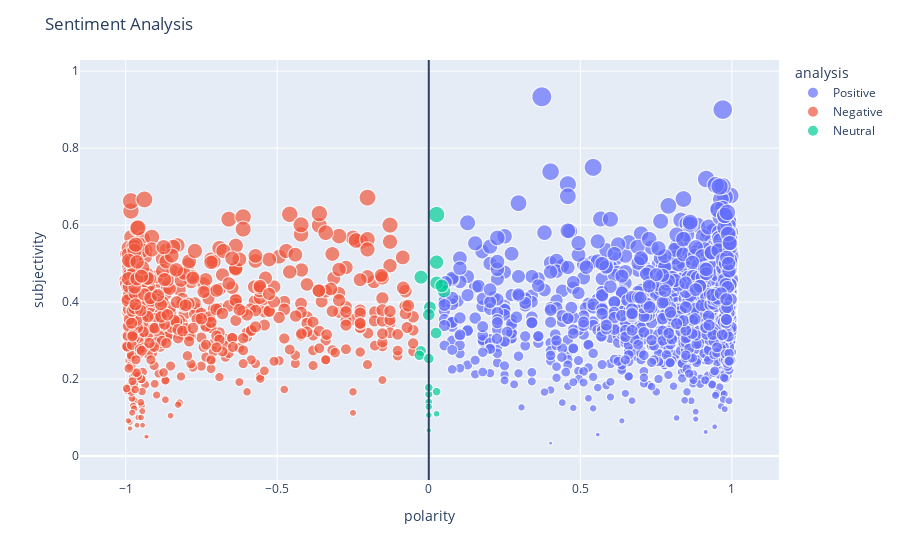

Notebook code for this chart:
### Code cell
import plotly.express as px

fig = px.scatter(df,
                x='polarity',
                y='subjectivity',
                color='analysis',
                size='subjectivity'
                )

fig.update_layout(title='Sentiment Analysis',
                shapes=[dict(
                    type='line',
                    yref='paper', y0=0, y1=1,
                    xref='x', x0=0, x1=0
                )]
                )

fig.show()

### Figure 1 — Plotly figure (JSON) as saved in the notebook; plotly's stock layout.template omitted (floating-point values rounded to 4 significant figures; data arrays with more than 128 entries replaced by an {"elided": "..."} marker saying what was removed)
{"data": [{"hovertemplate": "analysis=Positive<br>polarity=%{x}<br>subjectivity=%{marker.size}<extra></extra>", "legendgroup": "Positive", "marker": {"color": "#636efa", "size": {"elided": "1966 float values"}, "sizemode": "area", "sizeref": 0.002333, "symbol": "circle"}, "mode": "markers", "name": "Positive", "showlegend": true, "type": "scattergl", "x": {"elided": "1966 float values"}, "xaxis": "x", "y": {"elided": "1966 float values"}, "yaxis": "y"}, {"hovertemplate": "analysis=Negative<br>polarity=%{x}<br>subjectivity=%{marker.size}<extra></extra>", "legendgroup": "Negative", "marker": {"color": "#EF553B", "size": {"elided": "542 float values"}, "sizemode": "area", "sizeref": 0.002333, "symbol": "circle"}, "mode": "markers", "name": "Negative", "showlegend": true, "type": "scattergl", "x": {"elided": "542 float values"}, "xaxis": "x", "y": {"elided": "542 float values"}, "yaxis": "y"}, {"hovertemplate": "analysis=Neutral<br>polarity=%{x}<br>subjectivity=%{marker.size}<extra></extra>", "legendgroup": "Neutral", "marker": {"color": "#00cc96", "size": [0.1606, 0.3194, 0.3861, 0.4287, 0.06667, 0.14, 0.1673, 0.5037, 0.2729, 0.3673, 0.4499, 0.2617, 0.1096, 0.1062, 0.1278, 0.6273, 0.4421, 0.1778, 0.4647, 0.2533], "sizemode": "area", "sizeref": 0.002333, "symbol": "circle"}, "mode": "markers", "name": "Neutral", "showlegend": true, "type": "scattergl", "x": [0, 0.024, 0.0036, 0.0498, 0, 0, 0.0258, 0.0258, -0.0258, 0, 0.0258, -0.0312, 0.0258, 0, 0, 0.0258, 0.0428, 0, -0.0258, 0], "xaxis": "x", "y": [0.1606, 0.3194, 0.3861, 0.4287, 0.06667, 0.14, 0.1673, 0.5037, 0.2729, 0.3673, 0.4499, 0.2617, 0.1096, 0.1062, 0.1278, 0.6273, 0.4421, 0.1778, 0.4647, 0.2533], "yaxis": "y"}], "layout": {"legend": {"itemsizing": "constant", "title": {"text": "analysis"}, "tracegroupgap": 0}, "margin": {"t": 60}, "shapes": [{"type": "line", "x0": 0, "x1": 0, "xref": "x", "y0": 0, "y1": 1, "yref": "paper"}], "title": {"text": "Sentiment Analysis"}, "xaxis": {"anchor": "y", "domain": [0, 1], "title": {"text": "polarity"}}, "yaxis": {"anchor": "x", "domain": [0, 1], "title": {"text": "subjectivity"}}}}
